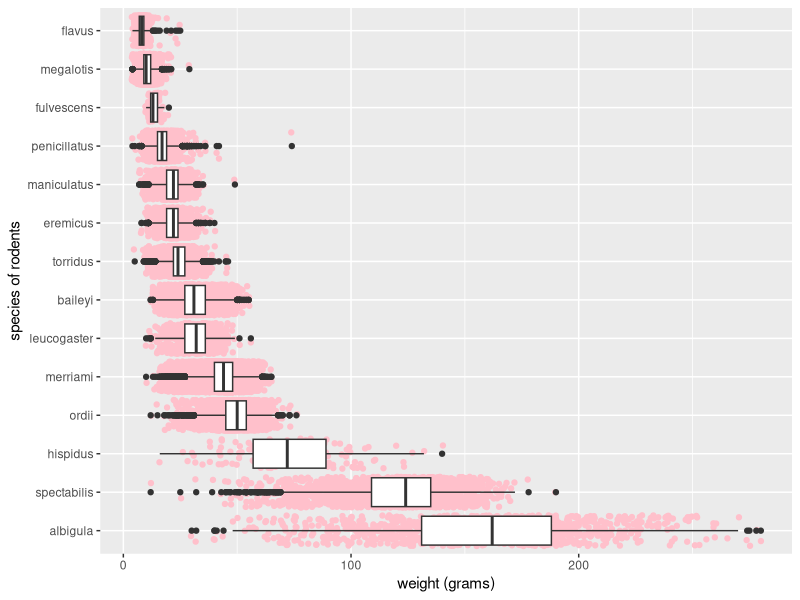
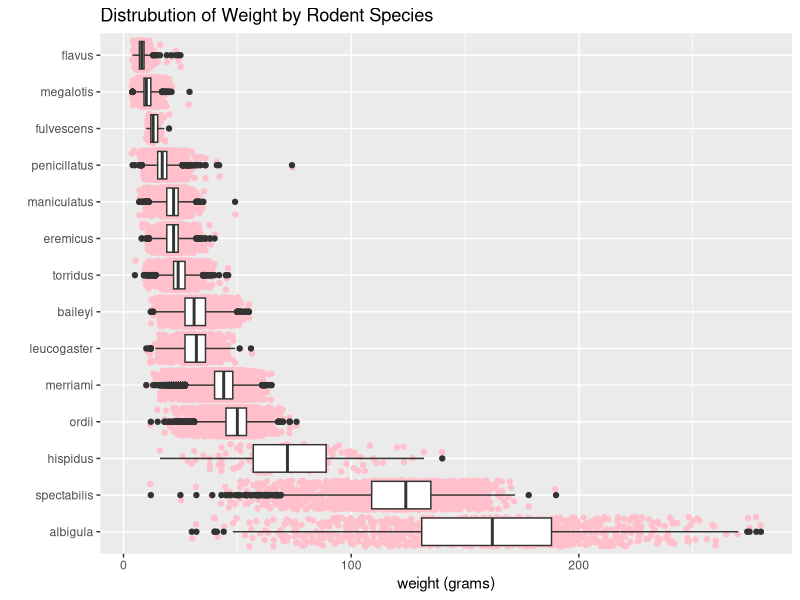
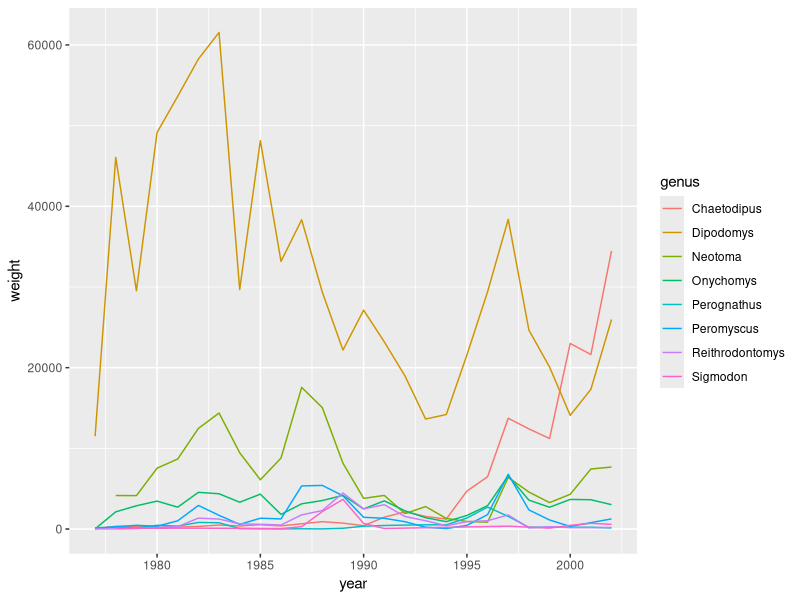
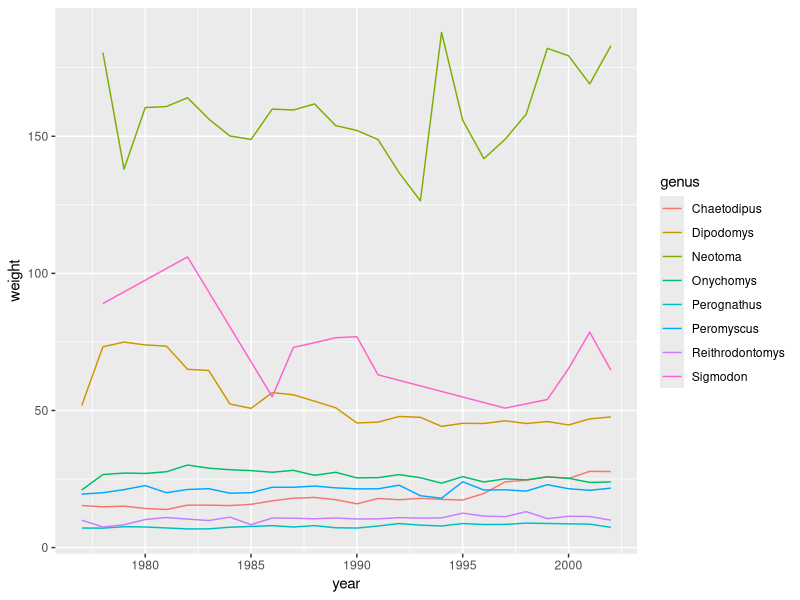
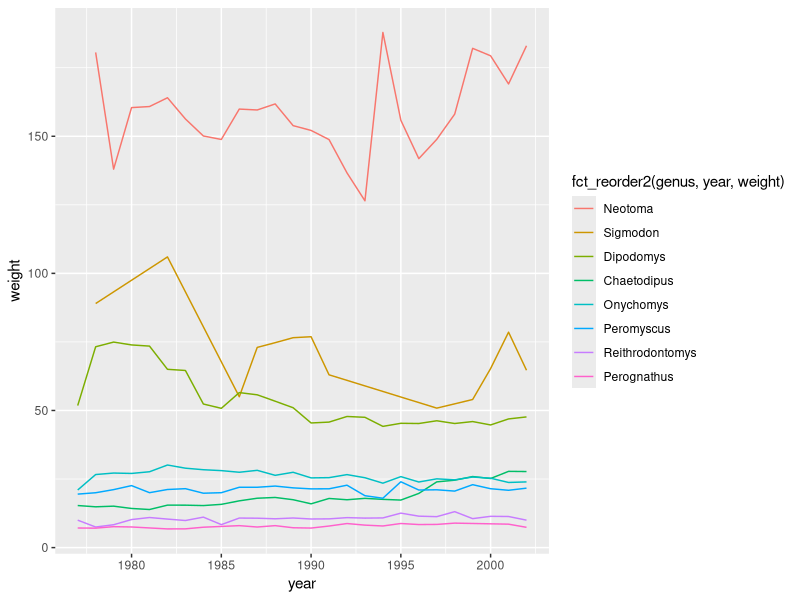
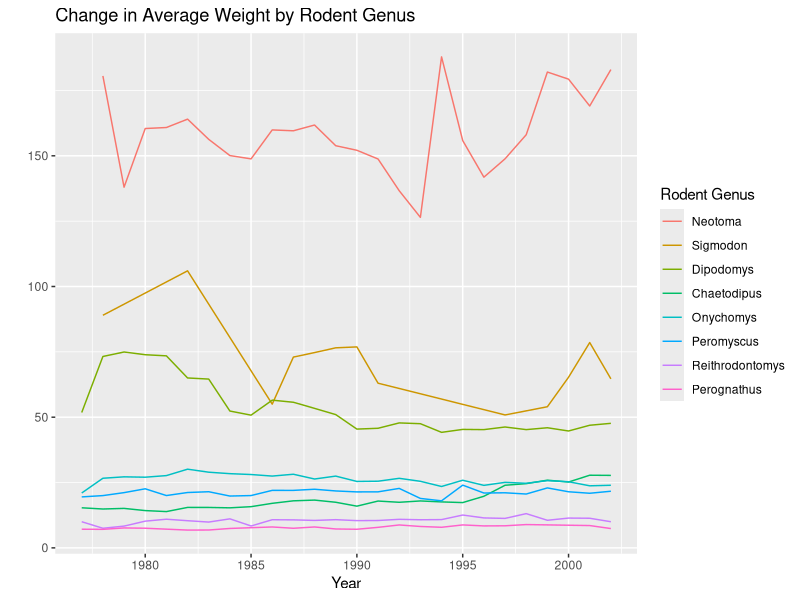
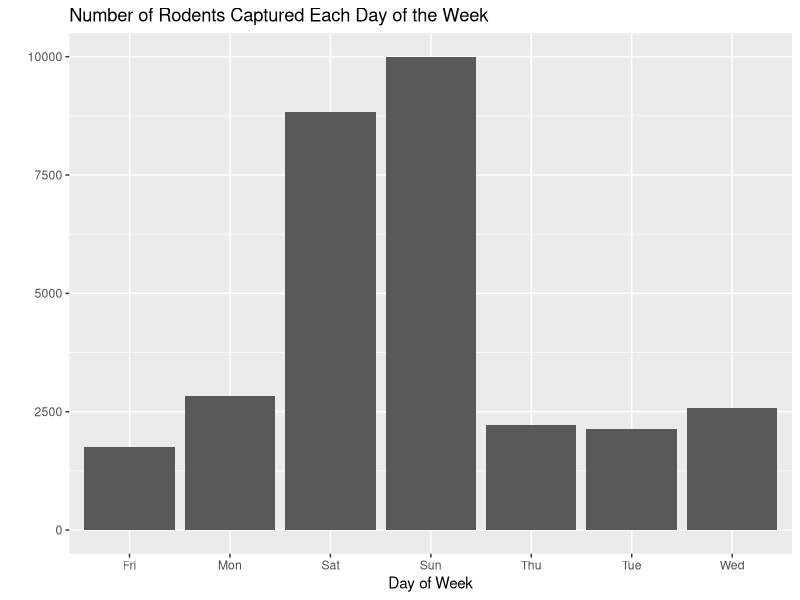

Here is the R script that generated these plots, in order: (Note: this script raises an error after producing the figures.)
## ---- chunk 1
#| message: false
library(tidyverse)
library(here)
library(forcats)
surveys <- read_csv(here::here("supporting_artifacts" , "Datasets", "surveys.csv"))
## ---- chunk 2
surveys <- surveys %>% 
  mutate(species = fct_reorder(
    species, weight, .desc=TRUE)
    )
## ---- chunk 3
ggplot(data = surveys, 
       mapping = aes(
         x = weight, y = species)
       ) +
  geom_jitter(color = "pink") +
  geom_boxplot() +
  labs(x = 'weight (grams)', y = 'species of rodents')
## ---- chunk 4
ggplot(data = surveys, 
       mapping = aes(
         x = weight, y = species)
       ) +
  geom_jitter(color = "pink") +
  geom_boxplot() +
  labs(x = 'weight (grams)', y = '', 
  title = 'Distrubution of Weight by Rodent Species')
## ---- chunk 5
#| message: false
survey_summary <- surveys %>% 
  group_by(year, genus) %>% 
  summarize(across(
    weight, .fns = sum)
    )
## ---- chunk 6
ggplot(data = survey_summary, 
       mapping = aes(
         x = year, y = weight, color = genus)
       ) +
  geom_line()
## ---- chunk 7
#| message: false
survey_mean <- surveys %>% 
  group_by(year, genus) %>% 
  summarize(across(
      weight, .fns = mean)
    )
## ---- chunk 8
ggplot(data = survey_mean, 
       mapping = aes(
         x = year, y = weight, color = genus)
       ) +
  geom_line()
## ---- chunk 9
ggplot(data = survey_mean, 
       mapping = aes(
         x = year, y = weight, color = fct_reorder2(
    genus, year, weight))
       ) +
  geom_line()
## ---- chunk 10
ggplot(data = survey_mean, 
       mapping = aes(
         x = year, y = weight, color = fct_reorder2(
    genus, year, weight))
       ) +
  geom_line() +
  labs(x = 'Year', y = '', 
  title = 'Change in Average Weight by Rodent Genus',
  color = "Rodent Genus")
## ---- chunk 11
survey_week <- surveys %>% 
  drop_na
## ---- chunk 12
ggplot(data = survey_week,
       mapping = aes(
         x = day_of_week)
       ) +
  geom_bar() +
  labs(x = 'Day of Week', y = '', 
  title = 'Number of Rodents Captured Each Day of the Week')
## ---- chunk 13
survey_week <- survey_week %>% 
  mutate(day_of_week <- as.factor(
    day_of_week
    ),
    day_of_week = fct_relevel(
      day_of_week, 
      levels= c("Mon", "Tue", "Wed", "Thu", "Fri", "Sat", "Sun")
      )
  )
## ---- chunk 14
ggplot(data = survey_week, 
       mapping = aes(
         x = day_of_week)
       ) +
  geom_bar() +
  labs(x = 'Day of Week', y = '', 
  title = 'Number of Rodents Captured Each Day of the Week')
## ---- chunk 15
#| message: false
survey_collapse <- surveys %>% 
  mutate(day_of_week = if_else(
    day_of_week == c("Mon", "Tue", "Wed", "Thu", "Fri"),
    "Weekday", "Weekend")
  ) %>% 
  drop_na
## ---- chunk 16
ggplot(data = survey_collapse, 
       mapping = aes(
         x = day_of_week)
       ) +
  geom_bar() +
  labs(x = 'Day of Week', y = '', 
  title = 'Number of Rodents Captured Each Day of the Week')
